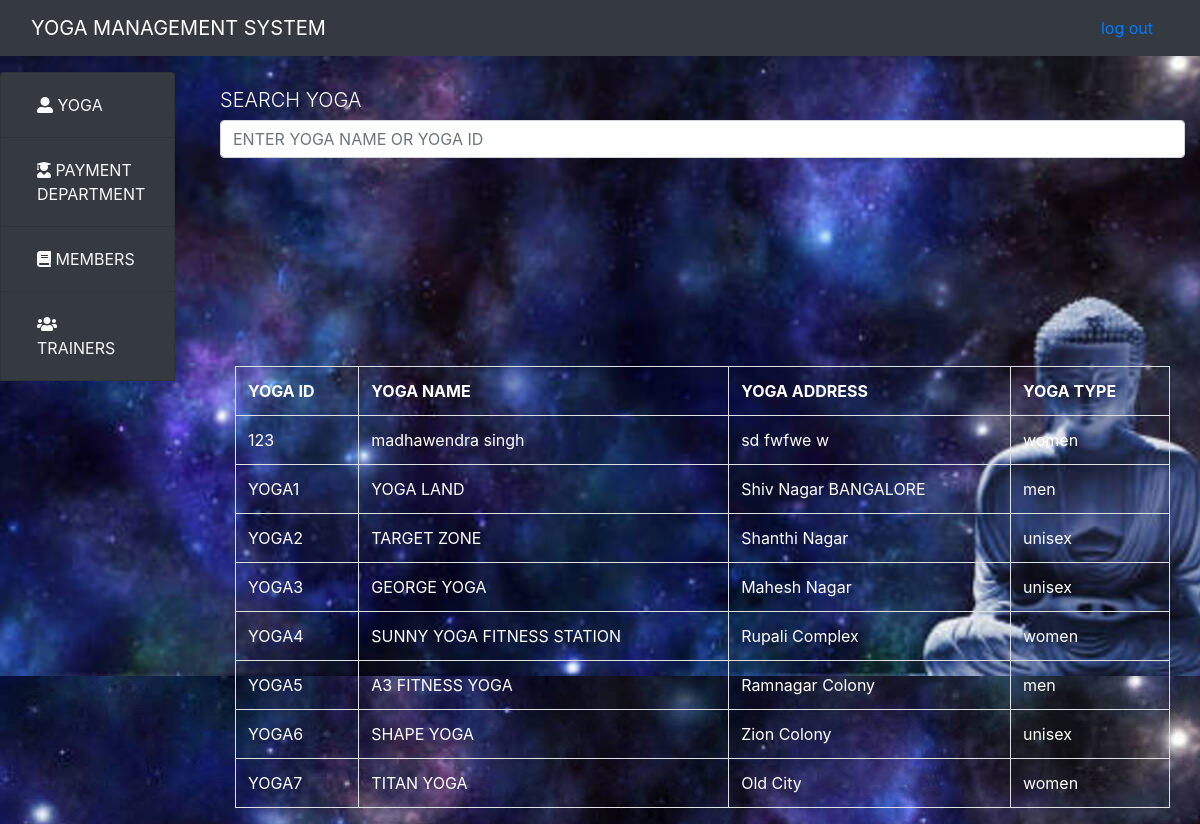
Page /home.php?info=manage_yoga (signed in) on the committed database.
### tables this page shows
CREATE TABLE `yoga` (
  `yoga_id` varchar(20) NOT NULL,
  `yoga_name` varchar(30) NOT NULL,
  `address` varchar(150) NOT NULL,
  `type` varchar(20) NOT NULL
);

### manage_yoga.php (the view)
<div class="container">
    <form class="form-group mt-3" method="post" action="home.php?info=yoga_search">
        <h3 class="lead">SEARCH YOGA</h3>
        <input type="text" name="name" class="form-control" placeholder="ENTER YOGA NAME OR YOGA ID">
    </form>
    <div class="container">
        <table class="table table-bordered table-hover">
            <tr>
                <th>YOGA ID</th>
                <th>YOGA NAME</th>
                <th>YOGA ADDRESS</th>
                <th>YOGA TYPE</th>
            </tr>
            <?php
           require('db.php');
$all="SELECT * FROM yoga";
$all_query=mysqli_query($conn,$all);
if (mysqli_num_rows($all_query) > 0) {
    while($row = mysqli_fetch_assoc($all_query)) {
       echo "<tr>";
        echo "<td>".$row['yoga_id']."</td>";
        echo "<td>".$row['yoga_name']."</td>";
        echo "<td>".$row['address']."</td>";
        echo "<td>".$row['type']."</td>";
        echo "</tr><br>";
    }
} else {
    echo "0 results";
}
?>
        </table>
    </div>
</div>

### home.php (shortened to what this page needs)
<!DOCTYPE html>
<html>
<head>
  <link rel="stylesheet" href="https://maxcdn.bootstrapcdn.com/bootstrap/4.1.3/css/bootstrap.min.css">
  <link rel="stylesheet" href="https://use.fontawesome.com/releases/v5.3.1/css/all.css">
  <link rel="stylesheet" href="style.css">
</head>
<body style="background:url(yoga.jpg);">
  <nav class="navbar navbar-expand-md bg-dark navbar-dark">
    <div class="container-fluid">
  <a class="navbar-brand" href="home.php">YOGA MANAGEMENT SYSTEM</a>
  <a href="logout.php" class=" nav nav-link">log out</a>
</div>
</nav>
<div class="row mt-3">
  <div class="col-2">
    <div id="accordion">
    <div class="list-group">
      <div class="list-group-item bg-dark">
        <a class="collapsed nav-link text-light" data-toggle="collapse" href="#collapseTwo">
        <i class="fas fa-user-alt"></i>  YOGA</a>
      </div>
      <div class="list-group-item bg-dark">
        <a class="collapsed nav-link text-light" data-toggle="collapse" href="#collapseThree">
          <i class="fas fa-user-graduate"></i>   PAYMENT DEPARTMENT
        </a>
      </div>
         <div class="list-group-item bg-dark">
        <a class="collapsed nav-link text-light" data-toggle="collapse" href="#collapsefive">
        <i class="fas fa-book"></i>  MEMBERS</a>
      </div>
         <div class="list-group-item bg-dark">
        <a class="collapsed nav-link text-light" data-toggle="collapse" href="#collapsesix">
        <i class="fas fa-users"></i> TRAINERS</a>
      </div>
    </div>
</div>
  </div>
  <div class="col-10">
<?php
@$info=$_GET['info'];
if ($info!=="") {
             if ($info=="add_yoga") {
             include('add_yoga.php');
                }
             else if($info=="add_payment")
             {
             include('add_payment.php');
             }
             elseif ($info=="manage_payment") {
               include ('manage_payment.php');
             }elseif ($info=="add_member") {
               include ('add_member.php');
             }elseif ($info=="manage_member") {
               include ('manage_member.php');
             }elseif ($info=="add_trainer") {
               include ('add_trainer.php');
             }elseif ($info=="manage_trainer") {
               include ('manage_trainer.php');
             }elseif ($info=="manage_yoga") {
               include ('manage_yoga.php');
             }elseif ($info=="update_payment") {
               include ('update_payment.php');
             }elseif ($info=="delete_payment") {
               include ('delete_payment.php');
             }elseif ($info=="update_yoga") {
               include ('update_yoga.php');
             }elseif ($info=="delete_yoga") {
               include ('delete_yoga.php');
             }elseif ($info=="update_member") {
               include ('update_member.php');
             }elseif ($info=="delete_member") {
               include ('delete_member.php');
             }elseif ($info=="update_trainer") {
               include ('update_trainer.php');
             }elseif ($info=="delete_trainer") {
               include ('delete_trainer.php');
             }elseif ($info=="change_password") {
               include ('change_password.php');
             }elseif ($info=="yoga_search") {
               include ('yoga_search.php');
             }elseif ($info=="member_search") {
               include ('member_search.php');
             }elseif ($info=="payment_search") {
               include ('payment_search.php');
             }elseif ($info=="trainer_search") {
               include ('trainer_search.php');
             }
             }
?>
</div>
</div>
</body>
</html>

### style.css (style rules this page uses)
h3 { color:white; }
.mt-3 { color:white; }

### rows in the picture
yoga: yoga_id "123", yoga_name "madhawendra singh", address "sd fwfwe w", type "women"
yoga: yoga_id "YOGA1", yoga_name "YOGA LAND", address "Shiv Nagar BANGALORE", type "men"
yoga: yoga_id "YOGA2", yoga_name "TARGET ZONE", address "Shanthi Nagar", type "unisex"
yoga: yoga_id "YOGA3", yoga_name "GEORGE YOGA", address "Mahesh Nagar", type "unisex"
yoga: yoga_id "YOGA4", yoga_name "SUNNY YOGA FITNESS STATION", address "Rupali Complex", type "women"
yoga: yoga_id "YOGA5", yoga_name "A3 FITNESS YOGA", address "Ramnagar Colony", type "men"
yoga: yoga_id "YOGA6", yoga_name "SHAPE YOGA", address "Zion Colony", type "unisex"
yoga: yoga_id "YOGA7", yoga_name "TITAN YOGA", address "Old City", type "women"
